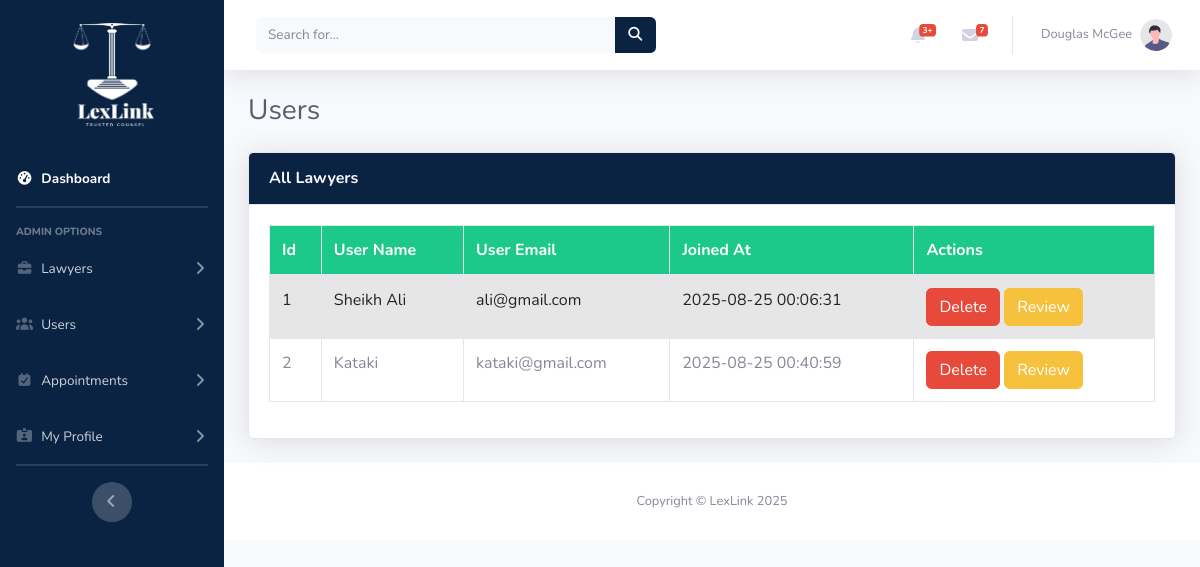
The page /admin/user/all-users.php on the database as committed earlier.
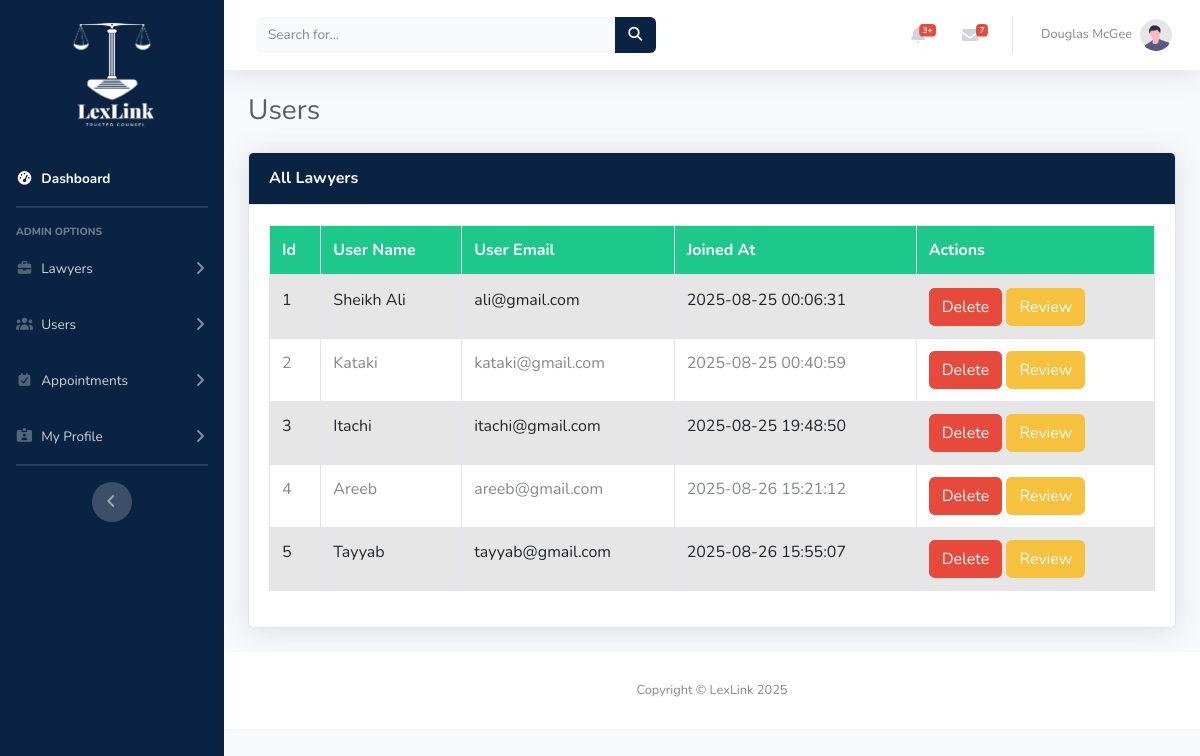
The same page on the database as committed later.
### tables this page shows
CREATE TABLE `users` (
  `user_id` int(11) NOT NULL,
  `user_name` varchar(60) DEFAULT NULL,
  `user_email` varchar(100) DEFAULT NULL,
  `user_password` varchar(255) DEFAULT NULL,
  `user_created_at` datetime DEFAULT current_timestamp(),
  `user_updated_at` datetime DEFAULT current_timestamp() ON UPDATE current_timestamp(),
  `role` varchar(20) NOT NULL DEFAULT 'user'
);

### admin/user/all-users.php (the view, shortened to what this page needs)
<?php
include_once("../includes/header.php");
include_once("../includes/config.php");
?>
<?php
$getusers = "SELECT * FROM `users` ";
$userResults = mysqli_query($connection, $getusers);
?>
<div class="container-fluid">
    <h1 class="h3 mb-4 text-gray-800"> Users</h1>
    <div class="card shadow mb-4">
        <div class="card-header py-3 bg-warning">
            <h6 class="m-0 font-weight-bold text-light">All Lawyers</h6>
        </div>
        <div class="card-body">
            <div class="table-responsive">
                <table class="table table-bordered table-striped" width="100%" cellspacing="0">
                    <thead class="bg-success text-white">
                        <tr>
                            <th>Id</th>
                            <th>User Name</th>
                            <th>User Email</th>
                            <th>Joined At</th>
                            <th>Actions</th>
                        </tr>
                    </thead>
                    <tbody>
                        <?php foreach ($userResults as $user) { ?>
                            <tr>
                                <td><?php echo $user['user_id']; ?></td>
                                <td><?php echo $user['user_name']; ?></td>
                                <td><?php echo $user['user_email']; ?></td>
                                <td><?php echo $user['user_created_at']; ?></td>
                                <td>
                                    <a href="actions/reject.php?appID=<?php echo $completed['appointment_id']; ?>" class="btn btn-danger">Delete</a>
                                    <a href="../actions/review.php?appID=<?php echo $completed['appointment_id']; ?>" class="btn btn-warning">Review</a>
                                </td>
                            </tr>
                        <?php } ?>
                    </tbody>
                </table>
            </div>
        </div>
    </div>
</div>
<?php include_once("../includes/footer.php"); ?>

Rows that differ between the two databases and show on the page:
added users: user_id "3", user_name "Itachi", user_email "itachi@gmail.com", user_created_at "2025-08-25 19:48:50"
added users: user_id "4", user_name "Areeb", user_email "areeb@gmail.com", user_created_at "2025-08-26 15:21:12"
added users: user_id "5", user_name "Tayyab", user_email "tayyab@gmail.com", user_created_at "2025-08-26 15:55:07"
